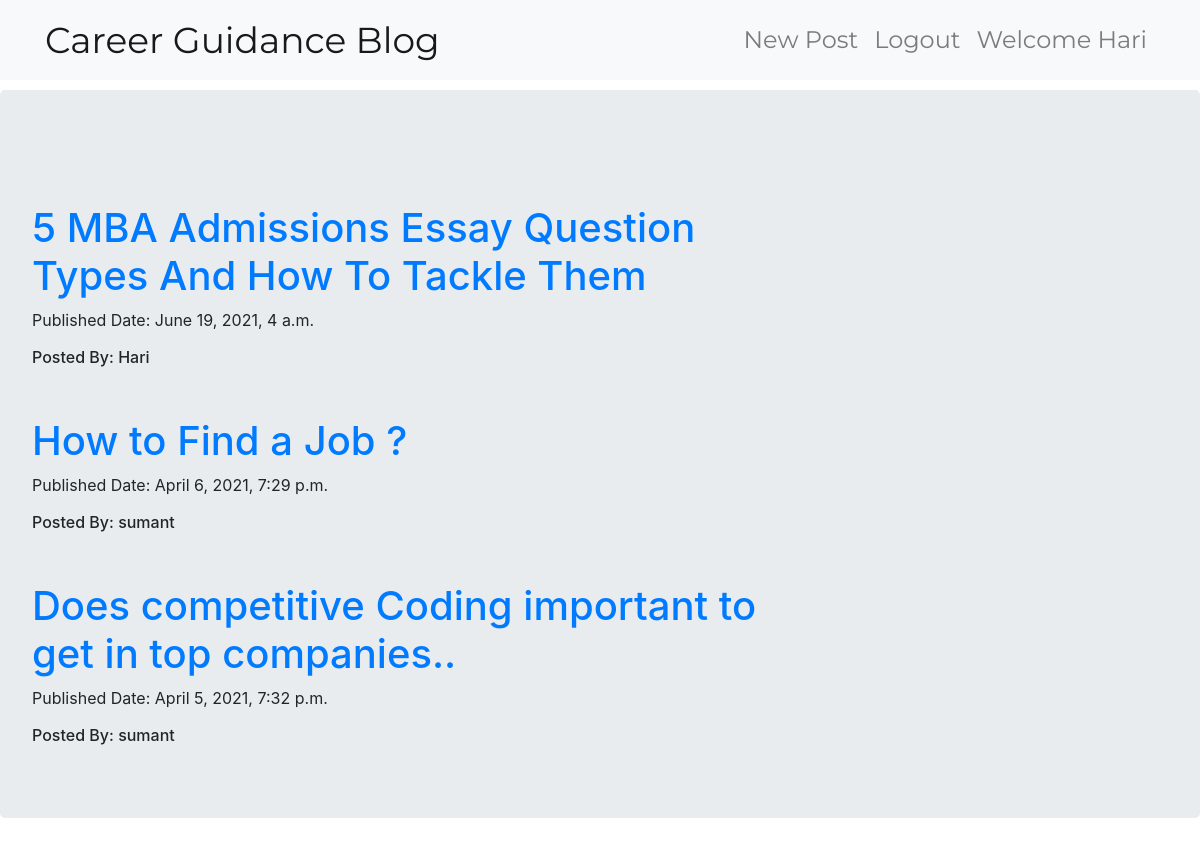
Page / (signed in) on the committed database.
### blog/models.py (models this page shows, shortened)
class Post(models.Model):
    author = models.ForeignKey('auth.User', on_delete=models.CASCADE)
    title = models.CharField(max_length=256)
    text = models.TextField()
    created_date = models.DateTimeField(default=timezone.now)
    published_date = models.DateTimeField(blank=True, null=True)

### blog/views.py (the view)
# urls.py: path('', views.PostListView.as_view(), name='post_list'),
class PostListView(ListView):
    model = Post
    ''' Returns  the list of views for this View'''
    def get_queryset(self):
        return Post.objects.filter(published_date__lte=timezone.now()).order_by('-published_date')

### blog/templates/blog/post_list.html
{% extends "blog/base.html" %}
{% block content %}
  <div class="centerstage">
    {% for post in post_list %}
      <div style="margin-top: 50px;" class="post">
        <h1> <a href="{% url 'post_detail' pk=post.pk%}">{{ post.title}}</a> </h1>
        <div class="date">
          <p>Published Date: {{post.published_date}}</p>
        </div>
        <h6>Posted By: {{post.author}}</h6>
      </div>
    {% endfor %}
  </div>
{% endblock %}

### blog/templates/blog/base.html (shortened to what this page needs)
<!DOCTYPE html>
{% load static %}
<html lang="en" dir="ltr">
  <head>
    <link rel="stylesheet" href="https://stackpath.bootstrapcdn.com/bootstrap/4.1.1/css/bootstrap.min.css">
    <link rel="stylesheet" href="//cdn.jsdelivr.net/npm/medium-editor@latest/dist/css/medium-editor.min.css" type="text/css" media="screen" charset="utf-8">
    <link rel="stylesheet" href="{% static 'css/blog.css' %}">
  </head>
  <body class="loader">
    <nav class="navbar navbar-expand-lg  navbar-light bg-light techfont custom-navbar">
        <div class="container">
          <ul class="navbar-nav">
              <li> <a class="navbar-brand bigbrand" href="{% url 'post_list' %}">Career Guidance Blog</a> </li>
          </ul>
          <ul class="navbar-nav ml-auto">
            {% if user.is_authenticated %}
            <li>
              <a class="nav-link"href="{% url 'post_new' %}">New Post</a>
            </li>
            <li>
              <a class="nav-link"href="{% url 'logout' %}"> Logout </a>
            </li>
            <li> <a class="nav-link">Welcome {{user.username}}</a> </li>
            {% endif %}
          </ul>
        </div>
      </nav>
    <div class="jumbotron">
      <div class="row">
        <div class="col-md-8">
          <div class="blog_post">
            {% block content %}
            {% endblock %}
          </div>
        </div>
      </div>
    </div>
  </body>
</html>

### blog/static/css/blog.css (style rules this page uses)
.techfont { font-family: 'Montserrat', sans-serif; font-size: 1.5em; margin-bottom: 10px; }
.loader { filter:hue-rotate(0deg); color:linear-gradient(45deg,#0f8,#08f); animation:hue 10000ms infinite linear; }
.centerstage { margin-left: auto; margin-right: auto; }
.bigbrand { font-size: 1.5em; }

### rows in the picture
Post: title "5 MBA Admissions Essay Question Types And How To Tackle Them", published_date "June 19, 2021, 4 a.m.", author "Hari"
Post: title "How to Find a Job ?", published_date "April 6, 2021, 7:29 p.m.", author "sumant"
Post: title "Does competitive Coding important to get in top companies..", published_date "April 5, 2021, 7:32 p.m.", author "sumant"

### other values in the picture
{{ user.username }} "Hari"
